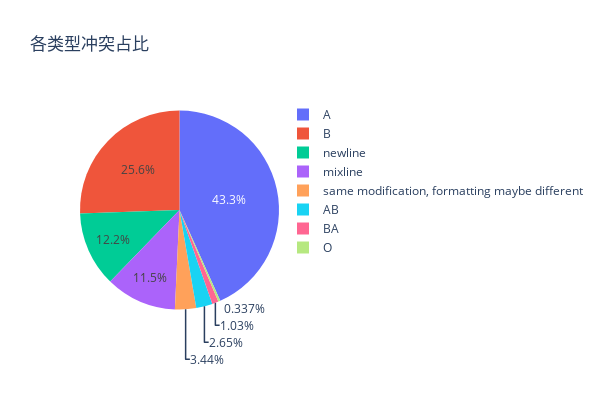

Notebook code for this chart:
### Markdown cell above
# 分析冲突块的类型分布

### Code cell
# 输入 conflict_files，输出 类型分布 map，同时绘制饼图
def analyze_label_distribution(conflict_files):
    label_cnt = defaultdict(int)
    for cf in conflict_files:
        for cc in cf.conflict_chunks:
            label_cnt[cc.label] += 1
    
    import plotly.graph_objects as go
    # 创建饼图
    labels = list(label_cnt.keys())
    values = list(label_cnt.values())
    fig = go.Figure(data=[go.Pie(labels=labels, values=values)])
    # 设置布局
    fig.update_layout(title_text="各类型冲突占比", width=600, height=400)
    # 显示图形
    fig.show()
    from pprint import pprint
    pprint(label_cnt)
    return label_cnt

# 先收集后再运行
# 或者加一步从文件中读取
label_cnt = analyze_label_distribution(conflict_files)

### Figure 1 — Plotly figure (JSON) as saved in the notebook; plotly's stock layout.template omitted (floating-point values rounded to 4 significant figures)
{"data": [{"labels": ["A", "B", "newline", "mixline", "AB", "same modification, formatting maybe different", "BA", "O"], "type": "pie", "values": [89376, 52780, 25166, 23787, 5479, 7107, 2127, 695]}], "layout": {"height": 400, "title": {"text": "各类型冲突占比"}, "width": 600}}
